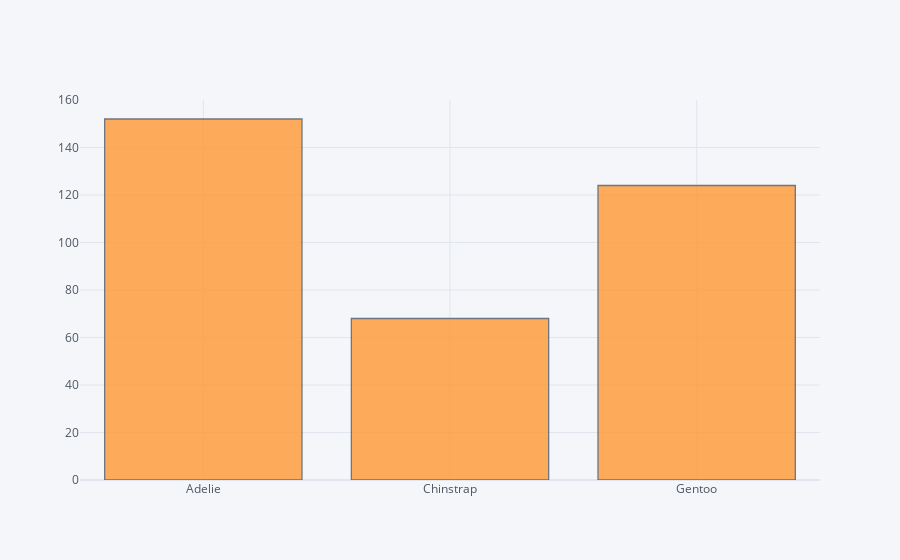

The cell this chart's notebook holds for it:
### Code cell
penguins["species"].iplot(kind="hist")

### Figure 1 — Plotly figure (JSON) as saved in the notebook; plotly's stock layout.template omitted (floating-point values rounded to 4 significant figures; data arrays with more than 128 entries replaced by an {"elided": "..."} marker saying what was removed)
{"data": [{"histfunc": "count", "histnorm": "", "marker": {"color": "rgba(255, 153, 51, 1.0)", "line": {"color": "#4D5663", "width": 1.3}}, "name": "species", "opacity": 0.8, "orientation": "v", "type": "histogram", "x": {"elided": "344 str values"}}], "layout": {"autosize": true, "barmode": "overlay", "legend": {"bgcolor": "#F5F6F9", "font": {"color": "#4D5663"}}, "paper_bgcolor": "#F5F6F9", "plot_bgcolor": "#F5F6F9", "title": {"font": {"color": "#4D5663"}}, "xaxis": {"autorange": true, "gridcolor": "#E1E5ED", "range": [-0.5, 2.5], "showgrid": true, "tickfont": {"color": "#4D5663"}, "title": {"font": {"color": "#4D5663"}, "text": ""}, "type": "category", "zerolinecolor": "#E1E5ED"}, "yaxis": {"autorange": true, "gridcolor": "#E1E5ED", "range": [0, 160], "showgrid": true, "tickfont": {"color": "#4D5663"}, "title": {"font": {"color": "#4D5663"}, "text": ""}, "zerolinecolor": "#E1E5ED"}}}
